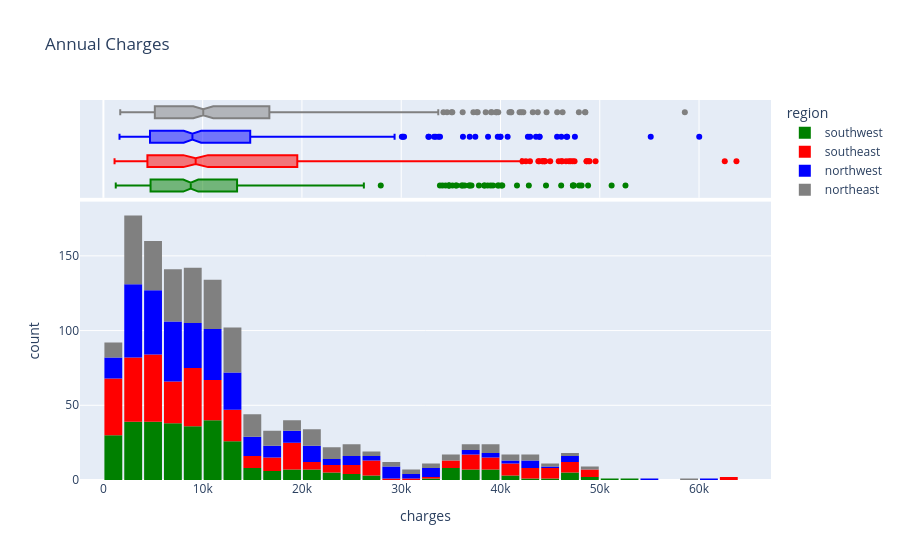

Notebook cell for this chart:
### Code cell
fig = px.histogram(insurance_df, 
                   x = 'charges', 
                   marginal = 'box', 
                   color = 'region', 
                   color_discrete_sequence = ['green', 'red', 'blue', 'grey'], 
                   title = 'Annual Charges')
fig.update_layout(bargap = 0.1)
fig.show()

### Figure 1 — Plotly figure (JSON) as saved in the notebook; plotly's stock layout.template omitted (floating-point values rounded to 4 significant figures; data arrays with more than 128 entries replaced by an {"elided": "..."} marker saying what was removed)
{"data": [{"bingroup": "x", "hovertemplate": "region=southwest<br>charges=%{x}<br>count=%{y}<extra></extra>", "legendgroup": "southwest", "marker": {"color": "green", "pattern": {"shape": ""}}, "name": "southwest", "orientation": "v", "showlegend": true, "type": "histogram", "x": {"elided": "325 float values"}, "xaxis": "x", "yaxis": "y"}, {"hovertemplate": "region=southwest<br>charges=%{x}<extra></extra>", "legendgroup": "southwest", "marker": {"color": "green"}, "name": "southwest", "notched": true, "showlegend": false, "type": "box", "x": {"elided": "325 float values"}, "xaxis": "x2", "yaxis": "y2"}, {"bingroup": "x", "hovertemplate": "region=southeast<br>charges=%{x}<br>count=%{y}<extra></extra>", "legendgroup": "southeast", "marker": {"color": "red", "pattern": {"shape": ""}}, "name": "southeast", "orientation": "v", "showlegend": true, "type": "histogram", "x": {"elided": "364 float values"}, "xaxis": "x", "yaxis": "y"}, {"hovertemplate": "region=southeast<br>charges=%{x}<extra></extra>", "legendgroup": "southeast", "marker": {"color": "red"}, "name": "southeast", "notched": true, "showlegend": false, "type": "box", "x": {"elided": "364 float values"}, "xaxis": "x2", "yaxis": "y2"}, {"bingroup": "x", "hovertemplate": "region=northwest<br>charges=%{x}<br>count=%{y}<extra></extra>", "legendgroup": "northwest", "marker": {"color": "blue", "pattern": {"shape": ""}}, "name": "northwest", "orientation": "v", "showlegend": true, "type": "histogram", "x": {"elided": "325 float values"}, "xaxis": "x", "yaxis": "y"}, {"hovertemplate": "region=northwest<br>charges=%{x}<extra></extra>", "legendgroup": "northwest", "marker": {"color": "blue"}, "name": "northwest", "notched": true, "showlegend": false, "type": "box", "x": {"elided": "325 float values"}, "xaxis": "x2", "yaxis": "y2"}, {"bingroup": "x", "hovertemplate": "region=northeast<br>charges=%{x}<br>count=%{y}<extra></extra>", "legendgroup": "northeast", "marker": {"color": "grey", "pattern": {"shape": ""}}, "name": "northeast", "orientation": "v", "showlegend": true, "type": "histogram", "x": {"elided": "324 float values"}, "xaxis": "x", "yaxis": "y"}, {"hovertemplate": "region=northeast<br>charges=%{x}<extra></extra>", "legendgroup": "northeast", "marker": {"color": "grey"}, "name": "northeast", "notched": true, "showlegend": false, "type": "box", "x": {"elided": "324 float values"}, "xaxis": "x2", "yaxis": "y2"}], "layout": {"bargap": 0.1, "barmode": "relative", "legend": {"title": {"text": "region"}, "tracegroupgap": 0}, "title": {"text": "Annual Charges"}, "xaxis": {"anchor": "y", "domain": [0, 1], "title": {"text": "charges"}}, "xaxis2": {"anchor": "y2", "domain": [0, 1], "matches": "x", "showgrid": true, "showticklabels": false}, "yaxis": {"anchor": "x", "domain": [0, 0.7326], "title": {"text": "count"}}, "yaxis2": {"anchor": "x2", "domain": [0.7426, 1], "matches": "y2", "showgrid": false, "showline": false, "showticklabels": false, "ticks": ""}}}
